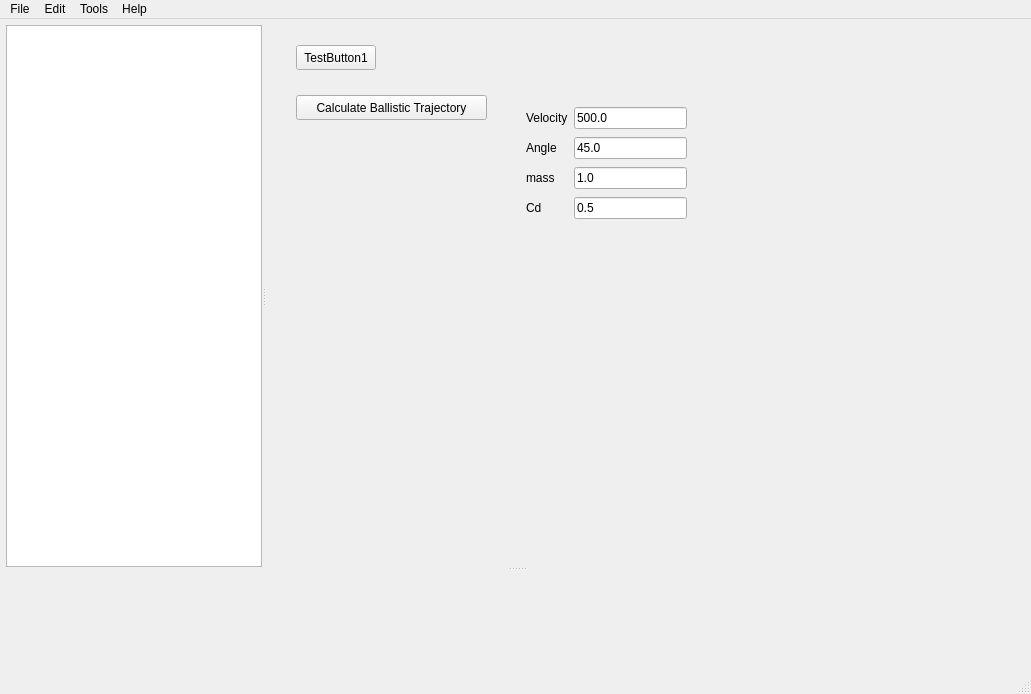
<?xml version="1.0" encoding="UTF-8"?>
<ui version="4.0">
 <class>MainWindow</class>
 <widget class="QMainWindow" name="MainWindow">
  <property name="geometry">
   <rect>
    <x>0</x>
    <y>0</y>
    <width>1031</width>
    <height>694</height>
   </rect>
  </property>
  <property name="windowTitle">
   <string>QtRocket</string>
  </property>
  <property name="windowIcon">
   <iconset resource="../qtrocket.qrc">
    <normaloff>:/images/resources/rocket64.png</normaloff>:/images/resources/rocket64.png</iconset>
  </property>
  <widget class="QWidget" name="centralwidget">
   <widget class="QSplitter" name="splitter_2">
    <property name="geometry">
     <rect>
      <x>6</x>
      <y>6</y>
      <width>1021</width>
      <height>631</height>
     </rect>
    </property>
    <property name="sizePolicy">
     <sizepolicy hsizetype="Preferred" vsizetype="Preferred">
      <horstretch>0</horstretch>
      <verstretch>0</verstretch>
     </sizepolicy>
    </property>
    <property name="orientation">
     <enum>Qt::Vertical</enum>
    </property>
    <property name="childrenCollapsible">
     <bool>true</bool>
    </property>
    <widget class="QSplitter" name="splitter">
     <property name="orientation">
      <enum>Qt::Horizontal</enum>
     </property>
     <property name="childrenCollapsible">
      <bool>true</bool>
     </property>
     <widget class="RocketTreeView" name="rocketTreeView">
      <property name="sizePolicy">
       <sizepolicy hsizetype="Expanding" vsizetype="Expanding">
        <horstretch>0</horstretch>
        <verstretch>0</verstretch>
       </sizepolicy>
      </property>
     </widget>
     <widget class="QWidget" name="rocketPartButtons" native="true">
      <property name="sizePolicy">
       <sizepolicy hsizetype="Preferred" vsizetype="Preferred">
        <horstretch>2</horstretch>
        <verstretch>0</verstretch>
       </sizepolicy>
      </property>
      <widget class="QPushButton" name="testButton1">
       <property name="geometry">
        <rect>
         <x>30</x>
         <y>20</y>
         <width>80</width>
         <height>25</height>
        </rect>
       </property>
       <property name="sizePolicy">
        <sizepolicy hsizetype="Preferred" vsizetype="Fixed">
         <horstretch>0</horstretch>
         <verstretch>0</verstretch>
        </sizepolicy>
       </property>
       <property name="text">
        <string>TestButton1</string>
       </property>
      </widget>
      <widget class="QPushButton" name="testButton2">
       <property name="geometry">
        <rect>
         <x>30</x>
         <y>70</y>
         <width>191</width>
         <height>25</height>
        </rect>
       </property>
       <property name="sizePolicy">
        <sizepolicy hsizetype="Preferred" vsizetype="Fixed">
         <horstretch>0</horstretch>
         <verstretch>0</verstretch>
        </sizepolicy>
       </property>
       <property name="text">
        <string>Calculate Ballistic Trajectory</string>
       </property>
      </widget>
      <widget class="QWidget" name="layoutWidget">
       <property name="geometry">
        <rect>
         <x>260</x>
         <y>80</y>
         <width>161</width>
         <height>120</height>
        </rect>
       </property>
       <layout class="QGridLayout" name="gridLayout">
        <item row="0" column="0">
         <widget class="QLabel" name="label">
          <property name="text">
           <string>Velocity</string>
          </property>
         </widget>
        </item>
        <item row="0" column="1">
         <widget class="QLineEdit" name="initialVelocity">
          <property name="text">
           <string>500.0</string>
          </property>
         </widget>
        </item>
        <item row="1" column="0">
         <widget class="QLabel" name="label_2">
          <property name="text">
           <string>Angle</string>
          </property>
         </widget>
        </item>
        <item row="1" column="1">
         <widget class="QLineEdit" name="initialAngle">
          <property name="text">
           <string>45.0</string>
          </property>
         </widget>
        </item>
        <item row="2" column="0">
         <widget class="QLabel" name="label_3">
          <property name="text">
           <string>mass</string>
          </property>
         </widget>
        </item>
        <item row="2" column="1">
         <widget class="QLineEdit" name="mass">
          <property name="text">
           <string>1.0</string>
          </property>
         </widget>
        </item>
        <item row="3" column="0">
         <widget class="QLabel" name="label_4">
          <property name="text">
           <string>Cd</string>
          </property>
         </widget>
        </item>
        <item row="3" column="1">
         <widget class="QLineEdit" name="dragCoeff">
          <property name="text">
           <string>0.5</string>
          </property>
         </widget>
        </item>
       </layout>
      </widget>
     </widget>
    </widget>
    <widget class="QCustomPlot" name="plotWindow" native="true"/>
   </widget>
  </widget>
  <widget class="QMenuBar" name="menubar">
   <property name="geometry">
    <rect>
     <x>0</x>
     <y>0</y>
     <width>1031</width>
     <height>22</height>
    </rect>
   </property>
   <widget class="QMenu" name="menuFile">
    <property name="title">
     <string>File</string>
    </property>
    <addaction name="actionNew"/>
    <addaction name="actionOpen"/>
    <addaction name="actionSave"/>
    <addaction name="actionSave_As"/>
    <addaction name="actionClose"/>
    <addaction name="separator"/>
    <addaction name="actionQuit"/>
   </widget>
   <widget class="QMenu" name="menuEdit">
    <property name="title">
     <string>Edit</string>
    </property>
   </widget>
   <widget class="QMenu" name="menuTools">
    <property name="title">
     <string>Tools</string>
    </property>
   </widget>
   <widget class="QMenu" name="menuHelp">
    <property name="title">
     <string>Help</string>
    </property>
    <addaction name="actionAbout"/>
   </widget>
   <addaction name="menuFile"/>
   <addaction name="menuEdit"/>
   <addaction name="menuTools"/>
   <addaction name="menuHelp"/>
  </widget>
  <widget class="QStatusBar" name="statusbar"/>
  <action name="actionAbout">
   <property name="icon">
    <iconset theme="help-about">
     <normaloff>.</normaloff>.</iconset>
   </property>
   <property name="text">
    <string>About</string>
   </property>
  </action>
  <action name="actionNew">
   <property name="icon">
    <iconset theme="document-new">
     <normaloff>.</normaloff>.</iconset>
   </property>
   <property name="text">
    <string>New</string>
   </property>
  </action>
  <action name="actionOpen">
   <property name="icon">
    <iconset theme="document-open">
     <normaloff>.</normaloff>.</iconset>
   </property>
   <property name="text">
    <string>Open</string>
   </property>
  </action>
  <action name="actionSave">
   <property name="icon">
    <iconset theme="document-save">
     <normaloff>.</normaloff>.</iconset>
   </property>
   <property name="text">
    <string>Save</string>
   </property>
  </action>
  <action name="actionClose">
   <property name="text">
    <string>Close</string>
   </property>
  </action>
  <action name="actionQuit">
   <property name="icon">
    <iconset theme="application-exit">
     <normaloff>.</normaloff>.</iconset>
   </property>
   <property name="text">
    <string>Quit</string>
   </property>
  </action>
  <action name="actionSave_As">
   <property name="icon">
    <iconset theme="document-save-as">
     <normaloff>.</normaloff>.</iconset>
   </property>
   <property name="text">
    <string>Save As</string>
   </property>
  </action>
 </widget>
 <customwidgets>
  <customwidget>
   <class>RocketTreeView</class>
   <extends>QTreeView</extends>
   <header>gui/RocketTreeView.h</header>
  </customwidget>
  <customwidget>
   <class>QCustomPlot</class>
   <extends>QWidget</extends>
   <header>gui/qcustomplot.h</header>
   <container>1</container>
  </customwidget>
 </customwidgets>
 <resources>
  <include location="../qtrocket.qrc"/>
 </resources>
 <connections/>
</ui>
